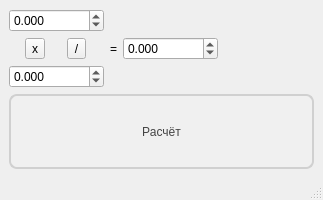
<?xml version="1.0" encoding="UTF-8"?>
<ui version="4.0">
 <class>Calculation_window</class>
 <widget class="QMainWindow" name="Calculation_window">
  <property name="geometry">
   <rect>
    <x>0</x>
    <y>0</y>
    <width>323</width>
    <height>200</height>
   </rect>
  </property>
  <property name="windowTitle">
   <string>Расчёт</string>
  </property>
  <widget class="QWidget" name="centralwidget">
   <layout class="QVBoxLayout" name="verticalLayout_2">
    <item>
     <layout class="QHBoxLayout" name="horizontalLayout_2">
      <item>
       <layout class="QVBoxLayout" name="verticalLayout">
        <item>
         <widget class="QDoubleSpinBox" name="first_spinbox">
          <property name="decimals">
           <number>3</number>
          </property>
          <property name="minimum">
           <double>-9999999999999.000000000000000</double>
          </property>
          <property name="maximum">
           <double>9999999999999.000000000000000</double>
          </property>
         </widget>
        </item>
        <item>
         <layout class="QHBoxLayout" name="horizontalLayout">
          <item>
           <widget class="QToolButton" name="multi_button">
            <property name="text">
             <string>x</string>
            </property>
            <property name="checkable">
             <bool>true</bool>
            </property>
           </widget>
          </item>
          <item>
           <widget class="QToolButton" name="divide_button">
            <property name="text">
             <string>/</string>
            </property>
            <property name="checkable">
             <bool>true</bool>
            </property>
           </widget>
          </item>
         </layout>
        </item>
        <item>
         <widget class="QDoubleSpinBox" name="second_spinbox">
          <property name="decimals">
           <number>3</number>
          </property>
          <property name="minimum">
           <double>-9999999999999.000000000000000</double>
          </property>
          <property name="maximum">
           <double>9999999999999.000000000000000</double>
          </property>
         </widget>
        </item>
       </layout>
      </item>
      <item>
       <widget class="QLabel" name="label_2">
        <property name="text">
         <string>=</string>
        </property>
       </widget>
      </item>
      <item>
       <widget class="QDoubleSpinBox" name="multiplication_spinbox">
        <property name="decimals">
         <number>3</number>
        </property>
        <property name="minimum">
         <double>-9999999999999.000000000000000</double>
        </property>
        <property name="maximum">
         <double>9999999999999.000000000000000</double>
        </property>
       </widget>
      </item>
      <item>
       <spacer name="horizontalSpacer">
        <property name="orientation">
         <enum>Qt::Orientation::Horizontal</enum>
        </property>
        <property name="sizeHint" stdset="0">
         <size>
          <width>40</width>
          <height>20</height>
         </size>
        </property>
       </spacer>
      </item>
     </layout>
    </item>
    <item>
     <widget class="QToolButton" name="gearing_calculation_btn">
      <property name="sizePolicy">
       <sizepolicy hsizetype="Minimum" vsizetype="Minimum">
        <horstretch>0</horstretch>
        <verstretch>0</verstretch>
       </sizepolicy>
      </property>
      <property name="styleSheet">
       <string notr="true">QToolButton {
    background-color: rgba(240, 240, 240, 1.0); /* Светло‑серый фон */
    color: #444444; /* Тёмно‑серый текст */
    border-radius: 8px;
    border: 2px solid #d0d0d0; /* Серая граница */
    font-weight: normal;
}

/* ЧЁТКИЙ ЭФФЕКТ ПРИ НАВЕДЕНИИ НА НЕАКТИВНУЮ КНОПКУ */
QToolButton:hover {
    background-color: rgba(220, 220, 220, 1.0); /* Заметно темнее */
    border: 2px solid #b0b0b0; /* Темнее граница */
}

QToolButton:pressed {
    background-color: rgba(200, 200, 200, 1.0); /* Ещё темнее при нажатии */
    border: 2px solid #909090;
    margin: 1px; /* Небольшой сдвиг для эффекта нажатия */
}

/* Состояние CHECKED — прежние цвета */
QToolButton:checked {
    background-color: transparent;
    color: black;
    border: 2px solid rgba(243, 93, 93, 0.5); /* Более насыщенный голубой */
}

QToolButton:checked:hover {
    background-color: rgba(243, 93, 93, 0.05);
}

QToolButton:checked:pressed {
    background-color: rgba(243, 93, 93, 0.1);
}

</string>
      </property>
      <property name="text">
       <string>Расчёт</string>
      </property>
      <property name="checkable">
       <bool>true</bool>
      </property>
      <property name="toolButtonStyle">
       <enum>Qt::ToolButtonStyle::ToolButtonTextBesideIcon</enum>
      </property>
     </widget>
    </item>
   </layout>
  </widget>
  <widget class="QMenuBar" name="menubar">
   <property name="geometry">
    <rect>
     <x>0</x>
     <y>0</y>
     <width>323</width>
     <height>22</height>
    </rect>
   </property>
  </widget>
  <widget class="QStatusBar" name="statusbar"/>
 </widget>
 <resources/>
 <connections/>
</ui>
